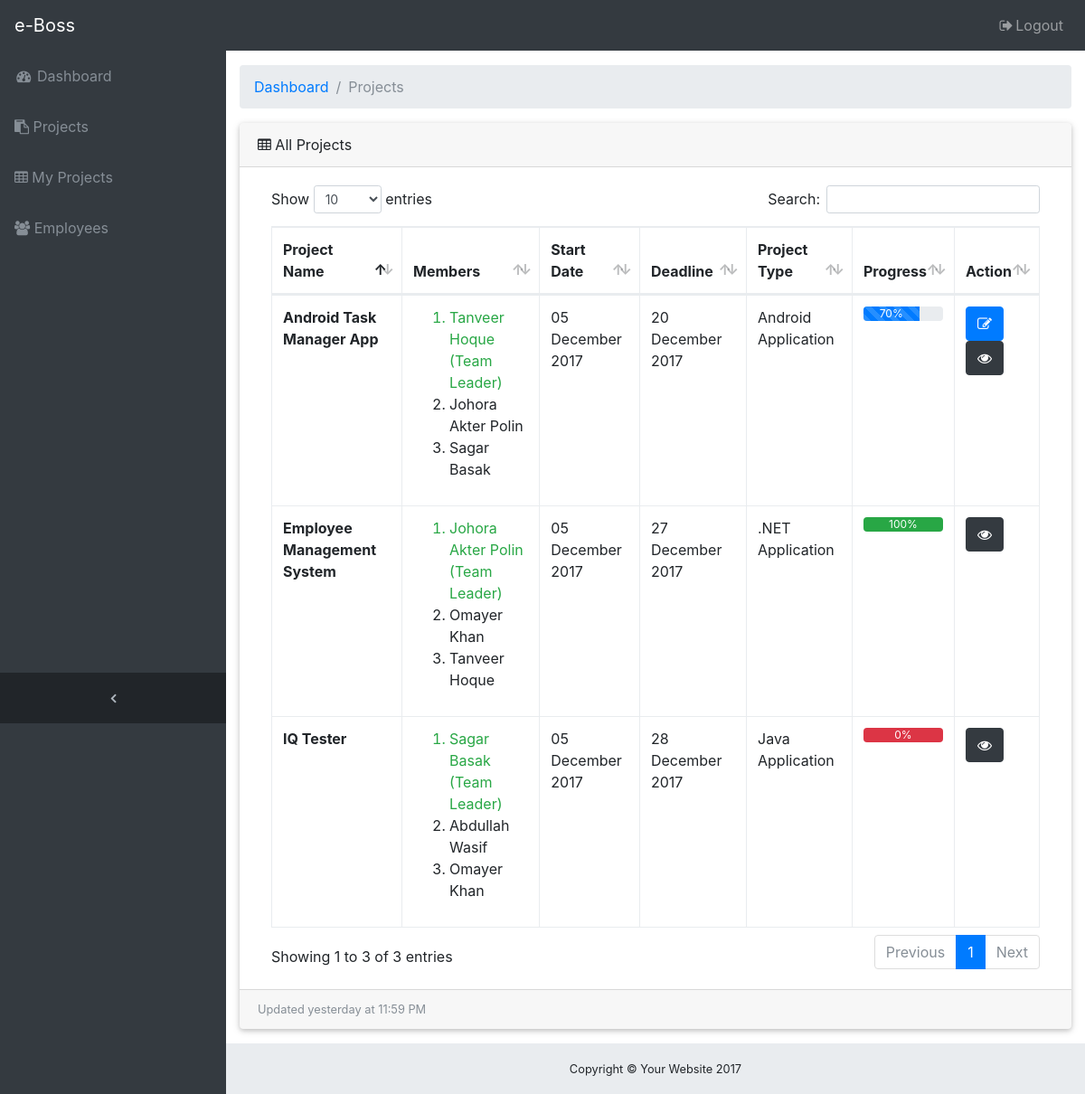
The app's page /projects.php (signed in) with its own data.
### tables this page shows
CREATE TABLE `project` (
  `id` int(11) NOT NULL,
  `project_name` varchar(199) NOT NULL,
  `start_date` date NOT NULL,
  `deadline` date NOT NULL DEFAULT '0000-00-00',
  `project_type` text NOT NULL,
  `summary` text NOT NULL,
  `progress` double NOT NULL
);

CREATE TABLE `user` (
  `id` int(11) NOT NULL,
  `name` varchar(50) NOT NULL,
  `image` mediumblob NOT NULL,
  `image_name` varchar(200) NOT NULL,
  `phone` varchar(20) NOT NULL,
  `email` varchar(50) NOT NULL,
  `title` varchar(50) NOT NULL,
  `emp_id` varchar(50) NOT NULL,
  `nid` varchar(20) NOT NULL,
  `department` varchar(50) NOT NULL,
  `present_address` varchar(50) NOT NULL,
  `permanent_address` varchar(50) NOT NULL,
  `salary` int(11) NOT NULL,
  `rating` double NOT NULL,
  `birth_date` date NOT NULL,
  `joining_date` timestamp NOT NULL DEFAULT CURRENT_TIMESTAMP ON UPDATE CURRENT_TIMESTAMP,
  `user` varchar(50) NOT NULL,
  `password` varchar(100) NOT NULL
);

### database/classes/DbConfig.php (called while the page is built, shortened)
<?php
class DbConfig
{
	private $_host = 'localhost';
	private $_username = 'root';
	private $_password = '';
	private $_database = 'eboss';
	protected $connection;
	public function __construct()
	{
		if (!isset($this->connection)) {
			$this->connection = new mysqli($this->_host, $this->_username, $this->_password, $this->_database);
		}
		return $this->connection;
	}
}
?>

### database/server.php (called while the page is built, shortened)
<?php
    include_once 'classes/Crud.php';
    $crud = new Crud();
?>

### database/classes/Crud.php (called while the page is built, shortened)
<?php
include_once 'DbConfig.php';
class Crud extends DbConfig
{
	public function select($table){
		$query = "SELECT * FROM $table";
		$result = $this->connection->query($query);
		$rows = array();
		while ($row = $result->fetch_assoc()){
			$rows[] = $row;
		}
		return $rows;
	}
	public function edit($id){
		$query = "SELECT * FROM member WHERE project_id = $id";
		$result = $this->connection->query($query);
    $row = $result->fetch_assoc();
		return $row;
	}
	public function getManager($id){
    $query = "SELECT * FROM user WHERE id=(SELECT user_id FROM member WHERE project_id=".$id." and title = 2)";
		$result = $this->connection->query($query);
		$row = $result->fetch_assoc();
		return $row;
    }
	public function getMember($id){
        $query = "SELECT * FROM user WHERE id in (SELECT member.user_id FROM member WHERE member.project_id=$id and title =3) ORDER BY name";
        $result = $this->connection->query($query);
        return $result;
    }
}
?>

### projects.php (the view, shortened to what this page needs)
<?php
    include 'database/server.php';
    include 'includes/header.php';
?>
<div class="content-wrapper" xmlns:width="http://www.w3.org/1999/xhtml">
  <div class="container-fluid">
    <ol class="breadcrumb">
      <li class="breadcrumb-item">
        <a href="./">Dashboard</a>
      </li>
      <li class="breadcrumb-item active">Projects</li>
    </ol>
    <div class="card mb-3">
      <div class="card-header">
        <i class="fa fa-table"></i> All Projects
      </div>
      <div class="card-body">
        <div class="table-responsive">
          <table class="table table-bordered" id="dataTable" width="100%" cellspacing="0">
            <thead>
              <tr>
                <th>Project Name</th>
                <th>Members</th>
                <th>Start Date</th>
                <th>Deadline</th>
                <th>Project Type</th>
                <th>Progress</th>
                <th>Action</th>
              </tr>
            </thead>
            <tbody>
            <?php
              $result = $crud->select('project');
              foreach($result as $key=>$row) :
                $manager = $crud->getManager($row['id']);
                $members = $crud->getMember($row['id']);
            ?>
              <tr>
                <td class="font-weight-bold"><?php echo $row['project_name']; ?></td>
                <td>
                    <ol>
                    <?php
                      echo "<li class='text-success'>".$manager['name']. " (Team Leader)</li>";
                      foreach ($members as $key => $member) {
                        echo "<li>".$member['name']."</li>";
                      }
                    ?>
                  </ol>
                </td>
                <td><?php echo date('d F Y', strtotime($row['start_date']));?></td>
                <td><?php echo date('d F Y', strtotime($row['deadline']));?></td>
                <td><?php echo $row['project_type'];?></td>
                <td>
                  <div class="progress">
                      <?php
                        $progress = $row['progress'];
                        $bar = "";
                        $value = $progress;
                       if($progress == 0){
                           $value = 100;
                           $bar = "bg-danger";
                       } else if($progress == 100) {
                           $bar = "bg-success";
                       } else {
                           $bar = "progress-bar-striped progress-bar-animated";
                       }
                        ?>
                    <div class="<?php echo 'progress-bar '.$bar; ?>" style="width: <?php echo $value."%"?>"><?php echo $progress."%"?></div>
                  </div>
                </td>
                <td>
                  <div class="btn-group-vertical">
                    <?php
                    $pro_id = $crud->edit($row['id']);
                    $mem_id = $pro_id['user_id'];
                    if(($_SESSION['rank'] == 1) or ($mem_id == $_SESSION['user_id'])): ?>
                    <form method="post" action="edit-project.php">
                      <button class="btn btn-primary" data-toggle="tooltip" data-placement="top" id="edit_project" name="edit_project" title="Edit Project"><i class="fa fa-pencil-square-o" aria-hidden="true"></i></button>
                    </form>
                  <?php endif; ?>
                    <form method="post" action="project-details.php">
                      <button class="btn btn-dark" data-toggle="tooltip" id="view_project" name="view_project" data-placement="top" title="View Details"><i class="fa fa-eye" aria-hidden="true"></i></button>
                    </form>
                  </div>
                </td>
              </tr>
            <?php endforeach; ?>
            </tbody>
          </table>
        </div>
      </div>
      <div class="card-footer small text-muted">Updated yesterday at 11:59 PM</div>
    </div>
  </div>
<?php include 'includes/footer.php'; ?>

### css/sb-admin.css (style rules this page uses)
html { position: relative; min-height: 100%; }
body { overflow-x: hidden; }
body.sticky-footer { margin-bottom: 56px; }
body.sticky-footer .content-wrapper { min-height: calc(100vh - 56px - 56px); }
body.fixed-nav { padding-top: 56px; }
.content-wrapper { min-height: calc(100vh - 56px); padding-top: 1rem; }
.content-wrapper { overflow-x: hidden; background: white; }
@media (min-width: 992px) { .content-wrapper { margin-left: 250px; } }
[role=button], a, area, button, input:not([type=range]), label, select, summary, textarea { -ms-touch-action: manipulation; touch-action: manipulation; }
.card:not([class*=card-outline-]) { border: 0; -webkit-box-shadow: 0 2px 5px 0 rgba(0,0,0,.16), 0 2px 10px 0 rgba(0,0,0,.12); box-shadow: 0 2px 5px 0 rgba(0,0,0,.16), 0 2px 10px 0 rgba(0,0,0,.12); }

### records on screen
project: project_name "Android Task Manager App", user.name "Tanveer Hoque", start_date "05 December 2017", deadline "20 December 2017", project_type "Android Application", progress "70"
user: name "Johora Akter Polin"
user: name "Sagar Basak"
project: project_name "Employee Management System", user.name "Johora Akter Polin", start_date "05 December 2017", deadline "27 December 2017", project_type ".NET Application", progress "100"
user: name "Omayer Khan"
user: name "Tanveer Hoque"
project: project_name "IQ Tester", user.name "Sagar Basak", start_date "05 December 2017", deadline "28 December 2017", project_type "Java Application", progress "0"
user: name "Abdullah Wasif"
